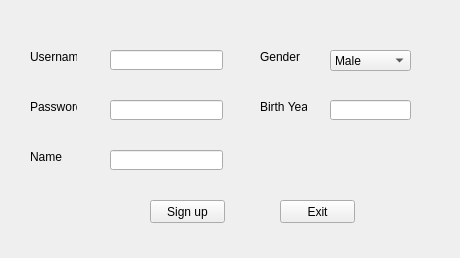
<?xml version="1.0" encoding="UTF-8"?>
<ui version="4.0">
 <class>Form</class>
 <widget class="QWidget" name="Form">
  <property name="geometry">
   <rect>
    <x>0</x>
    <y>0</y>
    <width>460</width>
    <height>258</height>
   </rect>
  </property>
  <property name="windowTitle">
   <string>Form</string>
  </property>
  <widget class="QLineEdit" name="lineEdit">
   <property name="geometry">
    <rect>
     <x>110</x>
     <y>50</y>
     <width>113</width>
     <height>20</height>
    </rect>
   </property>
  </widget>
  <widget class="QPushButton" name="pushButton">
   <property name="geometry">
    <rect>
     <x>150</x>
     <y>200</y>
     <width>75</width>
     <height>23</height>
    </rect>
   </property>
   <property name="text">
    <string>Sign up</string>
   </property>
  </widget>
  <widget class="QLineEdit" name="lineEdit_2">
   <property name="geometry">
    <rect>
     <x>110</x>
     <y>100</y>
     <width>113</width>
     <height>20</height>
    </rect>
   </property>
   <property name="echoMode">
    <enum>QLineEdit::Password</enum>
   </property>
  </widget>
  <widget class="QLineEdit" name="lineEdit_3">
   <property name="geometry">
    <rect>
     <x>110</x>
     <y>150</y>
     <width>113</width>
     <height>20</height>
    </rect>
   </property>
  </widget>
  <widget class="QPushButton" name="pushButton_3">
   <property name="geometry">
    <rect>
     <x>280</x>
     <y>200</y>
     <width>75</width>
     <height>23</height>
    </rect>
   </property>
   <property name="text">
    <string>Exit</string>
   </property>
  </widget>
  <widget class="QLabel" name="label">
   <property name="geometry">
    <rect>
     <x>30</x>
     <y>50</y>
     <width>47</width>
     <height>13</height>
    </rect>
   </property>
   <property name="text">
    <string>Username</string>
   </property>
  </widget>
  <widget class="QLabel" name="label_2">
   <property name="geometry">
    <rect>
     <x>30</x>
     <y>100</y>
     <width>47</width>
     <height>13</height>
    </rect>
   </property>
   <property name="text">
    <string>Password</string>
   </property>
  </widget>
  <widget class="QLabel" name="label_3">
   <property name="geometry">
    <rect>
     <x>30</x>
     <y>150</y>
     <width>47</width>
     <height>13</height>
    </rect>
   </property>
   <property name="text">
    <string>Name</string>
   </property>
  </widget>
  <widget class="QLabel" name="label_4">
   <property name="geometry">
    <rect>
     <x>260</x>
     <y>50</y>
     <width>47</width>
     <height>13</height>
    </rect>
   </property>
   <property name="text">
    <string>Gender</string>
   </property>
  </widget>
  <widget class="QLineEdit" name="lineEdit_5">
   <property name="geometry">
    <rect>
     <x>330</x>
     <y>100</y>
     <width>81</width>
     <height>20</height>
    </rect>
   </property>
  </widget>
  <widget class="QLabel" name="label_5">
   <property name="geometry">
    <rect>
     <x>260</x>
     <y>100</y>
     <width>47</width>
     <height>13</height>
    </rect>
   </property>
   <property name="text">
    <string>Birth Year</string>
   </property>
  </widget>
  <widget class="QComboBox" name="comboBox">
   <property name="geometry">
    <rect>
     <x>330</x>
     <y>50</y>
     <width>81</width>
     <height>21</height>
    </rect>
   </property>
   <item>
    <property name="text">
     <string>Male</string>
    </property>
   </item>
   <item>
    <property name="text">
     <string>Female</string>
    </property>
   </item>
   <item>
    <property name="text">
     <string>Other</string>
    </property>
   </item>
  </widget>
 </widget>
 <resources/>
 <connections/>
</ui>
